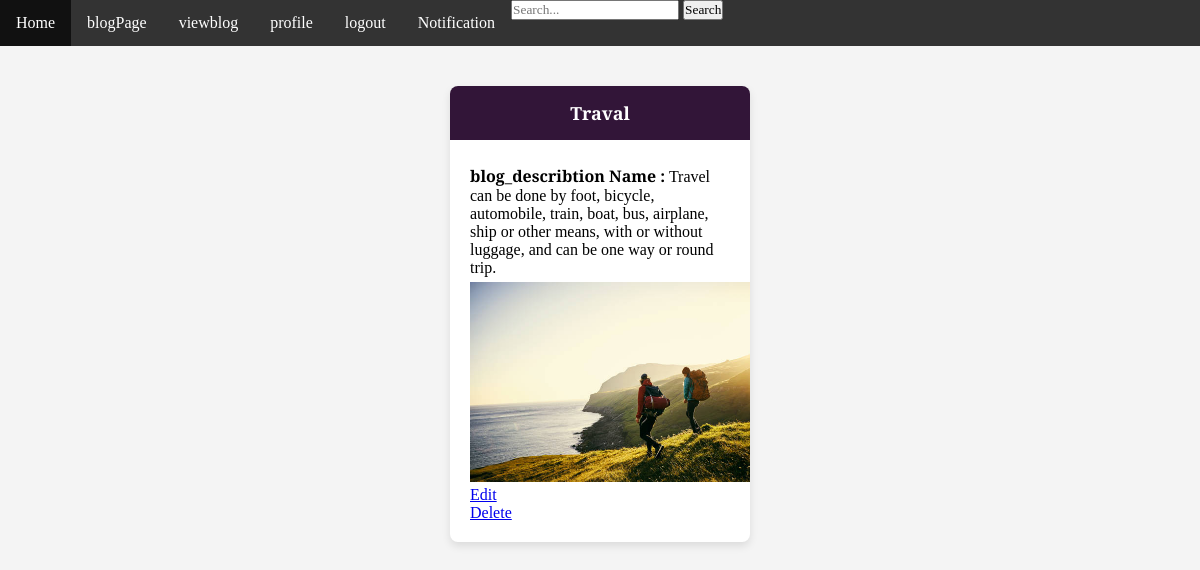
Page /viewblog/ (signed in) on the committed database.
### myApp/models.py (models this page shows, shortened)
class BlogModel(models.Model):
    blog_title=models.CharField(max_length = 100, null=True)
    blog_describtion=models.TextField(max_length = 300, null=True)
    Image=models.ImageField(upload_to="media/blog_pic",null=True)

### myApp/views.py (the view)
# urls.py: path('viewblog/', viewblog, name="viewblog"),
def viewblog(request):
    task=BlogModel.objects.all()
    return render(request,"viewblog.html",{'task':task})

### template/viewblog.html (shortened to what this page needs)
{% extends 'home.html' %}
{% block content %}
<!DOCTYPE html>
<html lang="en">
<head>
</head>
<body>
    <form action="" method="POST">
        <div class="container">
            {% for i in task %}
            <div class="card">
                <div class="card-header">{{i.blog_title}}</div>
                <div class="card-body">
                    <p><strong>blog_describtion Name :</strong> {{i.blog_describtion}}</p>
                    <img src="/{{i.Image}}" alt="{{i.Image}}"height="200px" width="300px">
                    {% if user.user_type == "writter" %}
                    <a href="{% url 'editBlog' i.id %}">Edit </a> <br>
                    <a href="{% url 'viewblogDeletePage' i.id %}">Delete </a>
                    {% endif %}
                </div>
            </div>
            {% endfor %}
        </div>
    </form>
</body>
</html>
{% endblock %}

### template/home.html (style rules this page uses)
* { margin:0; padding:0; box-sizing:border-box; font-family:'Playfair Display', serif; }
body { background:url(https://images.unsplash.com/photo-1495195129352-aeb325a55b65?ixid=MnwxMjA3fDB8MHxwaG90by1wYWdlfHx8fGVufDB8fHx8&ixlib=rb-1.2.1&auto=format&fit=crop&w=1776&q=80); background-size:cover; background-position:right; background-attachment:fixed; }

### template/viewblog.html (style rules this page uses)
body { font-family: Arial, sans-serif; margin: 0; padding: 0; background-color: #f4f4f4; }
.container { display: flex; flex-wrap: wrap; justify-content: space-around; padding: 20px; }
.card { width: 300px; background-color: #fff; border-radius: 8px; box-shadow: 0 4px 8px rgba(0, 0, 0, 0.1); margin: 20px; overflow: hidden; transition: transform 0.3s; }
.card-header { background-color: #321538; color: #fff; padding: 15px; text-align: center; font-size: 18px; font-weight: bold; }
.card-body { padding: 20px; }
.card-body p { margin: 0; padding: 5px 0; }

### rows in the picture
BlogModel: blog_title "Traval", blog_describtion "Travel can be done by foot, bicycle, automobile, train, boat, bus, airplane, ship or other means, with or without luggage, and can be one way or round trip.", Image (picture)
